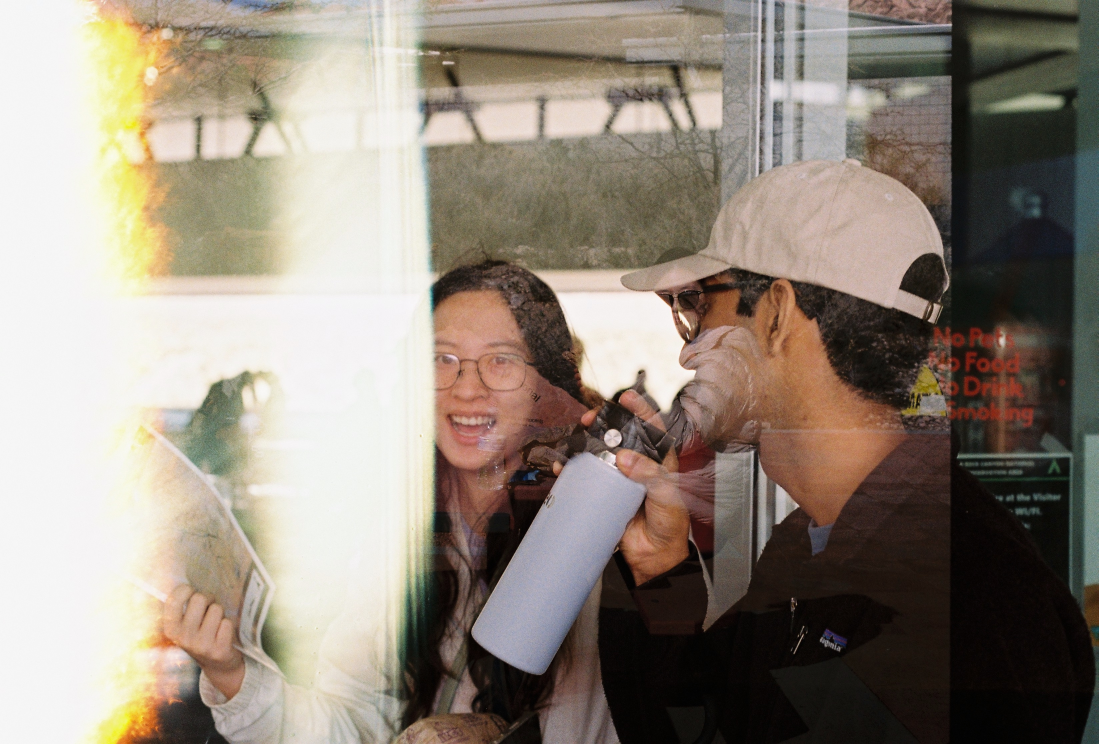
#> input picture FILM - 26.jpeg, 3295 x 2232 px (shown at 1/3 size); its folder holds only this picture in this run
$ python shrink.py
#> lines starting #> are read from the running program, lines starting #| are printed output that depends on the picture
import os
from PIL import Image

for f in os.listdir():
    if f.endswith(".jpeg"):
        img = Image.open(f)
#> img is the input picture: PIL image 3295x2232 RGB; mean R, G, B 146.4, 136.2, 124.5
        height, width = img.size
#> height = 3295; width = 2232
        if width < height:
            img = img.rotate(90, expand=True)
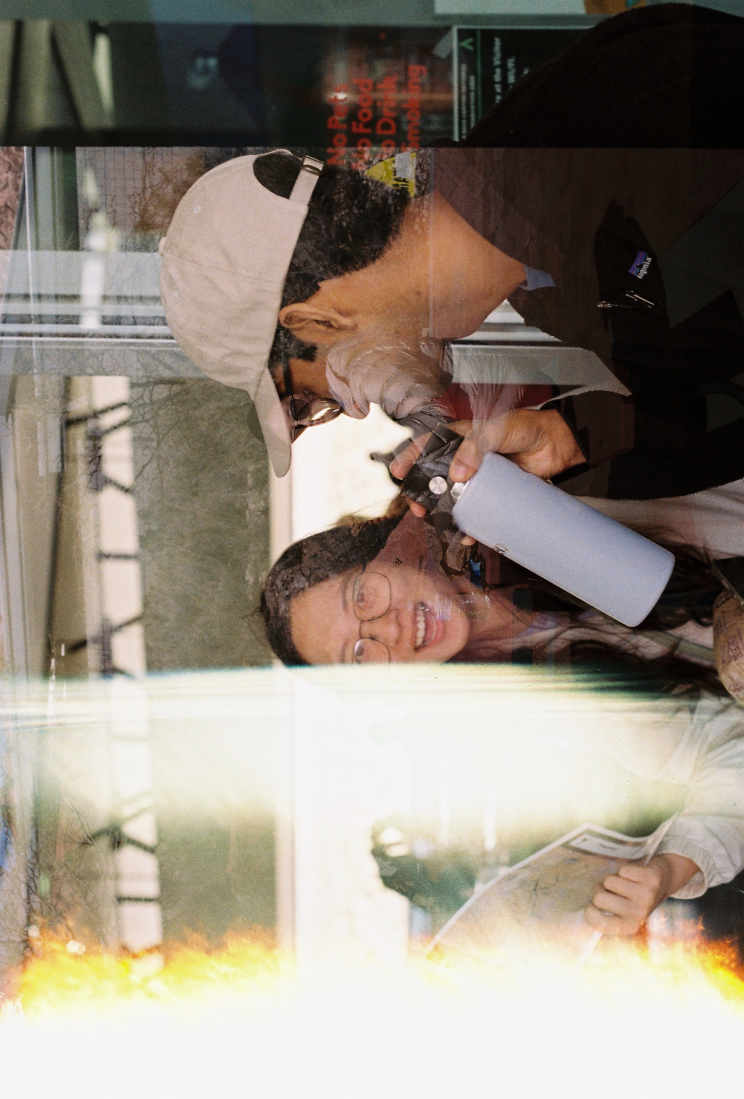
#> img: PIL image 2232x3295 RGB (shown at 1/3 size); mean R, G, B 146.4, 136.2, 124.5
        img.thumbnail((512, 512))
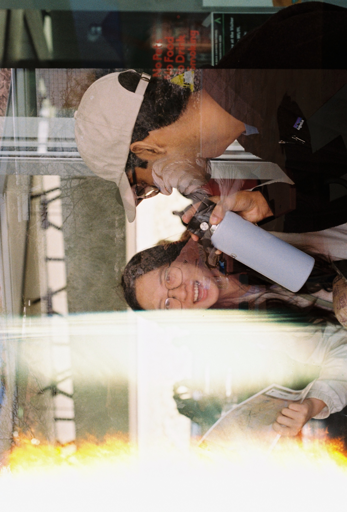
#> img: PIL image 347x512 RGB; mean R, G, B 146.3, 136.1, 124.4
        img.save(f"SMALL-{f}")
